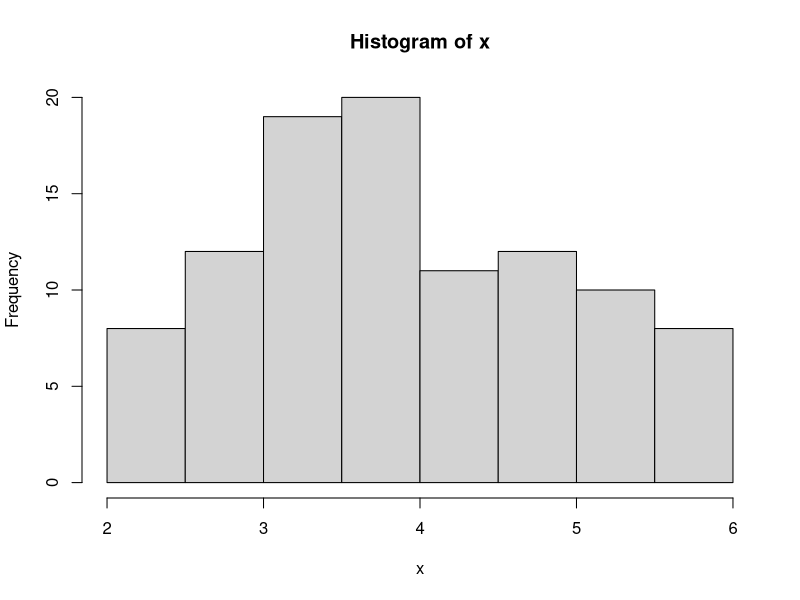
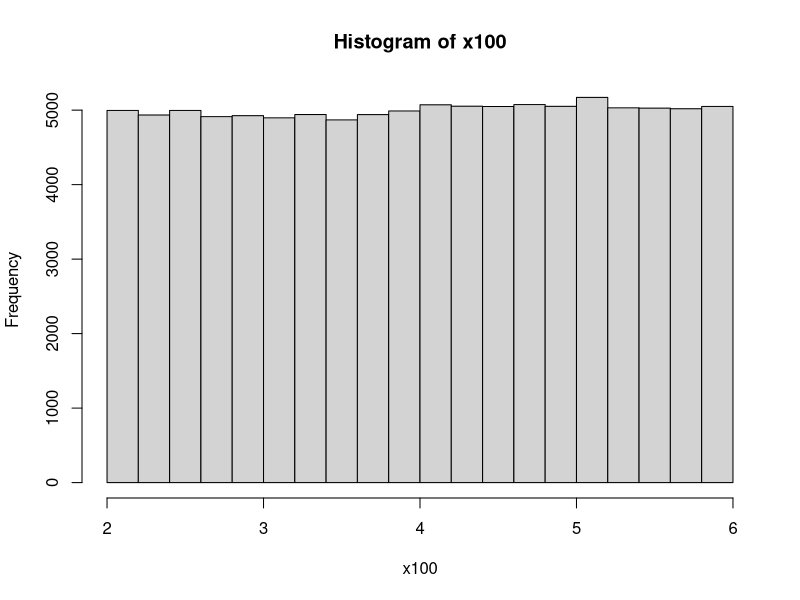
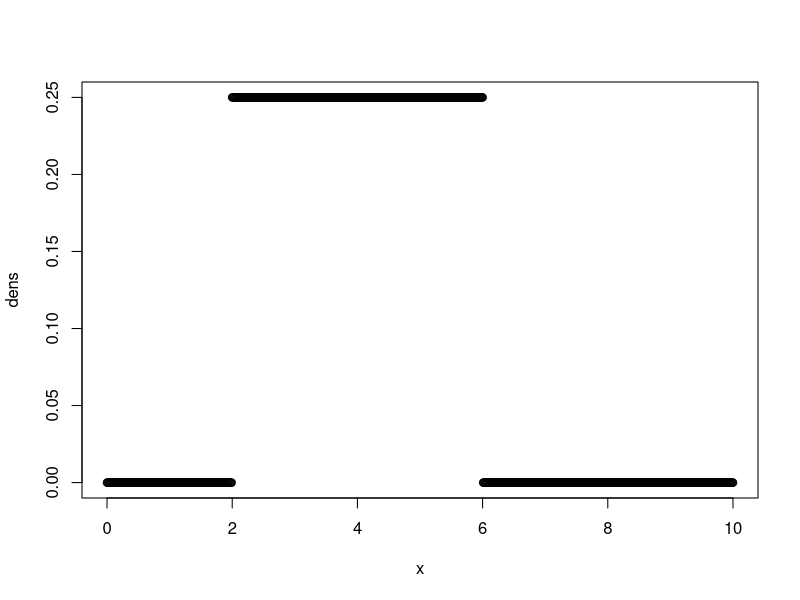
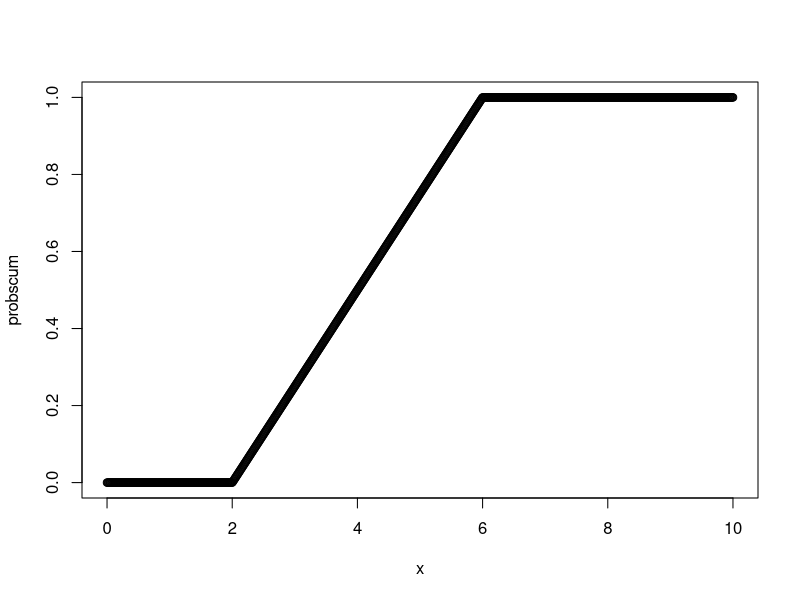
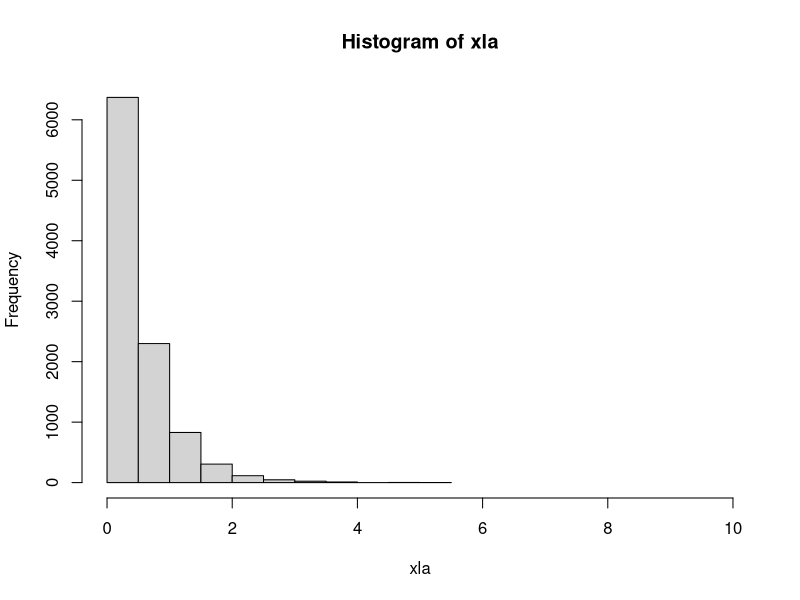

Write R code to recreate these figures, in order. (Note: this script raises an error after producing the figures.)
########### CONTINOUS PROBABILITY DISTRIBUTION######ù

####### UNIFORM DISTRIBUTION ###############

###random number generation from a uniform
x= runif(n = 100, #number of samples
      min = 2, #lower limit of interval
      max = 6) #upper limit
#you get 100 continous values between 2 and 6
hist(x)

#by increasing n hist gets more uniform

x100=runif(n = 100000,min = 2, max = 6)
hist(x100)

### probability density function (is a constant between a and b)
dunif(x = 3, min = 2, max = 6)
dunif(x = 3.5, min = 2, max = 6)
dunif(x = 4, min = 2, max = 6)

x= seq(0,10, by=0.01)
dens=dunif(x = seq(0,10, by=0.01), min = 2, max = 6)

plot(x, dens)


### cumulative probability function

punif(q = 2, min = 2, max = 6) #prob of being smaller than 2 between 2-6

probscum=punif(q = x, min = 2, max = 6)

plot(x, probscum)

### quantile function

#havign the cumulative probability i get teh quantile
qunif(p = 0.5, min = 2, max = 6) #whats is the value oif x such that probability is 0.5

#########EXPONENTIAL DISTRIBUTION##############
#rate is our lambda and mean is 1/lambda
### random generation
xla= rexp(n = 10000, rate = 2)
hist(xla, xlim = c(0,10))

mean(xla)
var(xla)

###density function

dexp(x = )

######## NORMAL DISTRIBUTION##########
norm=rnorm(n = 1000, mean = 1200, sd = 250)

hist(norm)

mean(norm)
sd(norm)
x= seq(0,2500, by=0.01)
density= dnorm(x = x, mean = 1200, sd = 250)
plot(x,density)

plot(function(x)dnorm(x = x, mean = 0, sd = 1), from = -3, to = 3, ylim =  c(0,0.8))

####cumulative probability###
pnorm(q = 1300, mean = 1200, sd = 250)     ##P(x<1300)
pnorm(q = 900, mean = 1200, sd = 250)   ###P(x<900)
#if not set mean and sd the default is 0 and 1, so a standard normal
#####P(900<x<1200)
pnorm(q = 1300, mean = 1200, sd = 250)-
  pnorm(q = 900, mean = 1200, sd = 250)

z1=(900-1200)/250
z2=(1300-1200)/250
pnorm(z2)-pnorm(z1)

###qnorm: the quantuile of a n given cumulative probability

qnorm(p = 0.20, mean = 8, sd = 5)

#same as
z= qnorm(p = 0.20, mean = 0, sd = 1)
8+z*5




########### APPROXIMATION OF A BINOMIAL##############
probs=dbinom(x = seq(0,10, by=1), size = 10, prob = 0.2 )
x = seq(0,10, by=1)
plot(x = x, probs)

########EXERCISE 1#####
50/1000*100
int=punif(q = 5, min = 4, max = 6)
1-int

mean= (6+4)/2


sd=(6-4)^2/12
sd

########EXERCISE 2########
sd= sqrt(10000)
x= pnorm(q = 1700, mean = 1600, sd = sd)
(1-x)*100 

xx=qnorm(p = 0.90, mean = 1600, sd = sd)
xx
